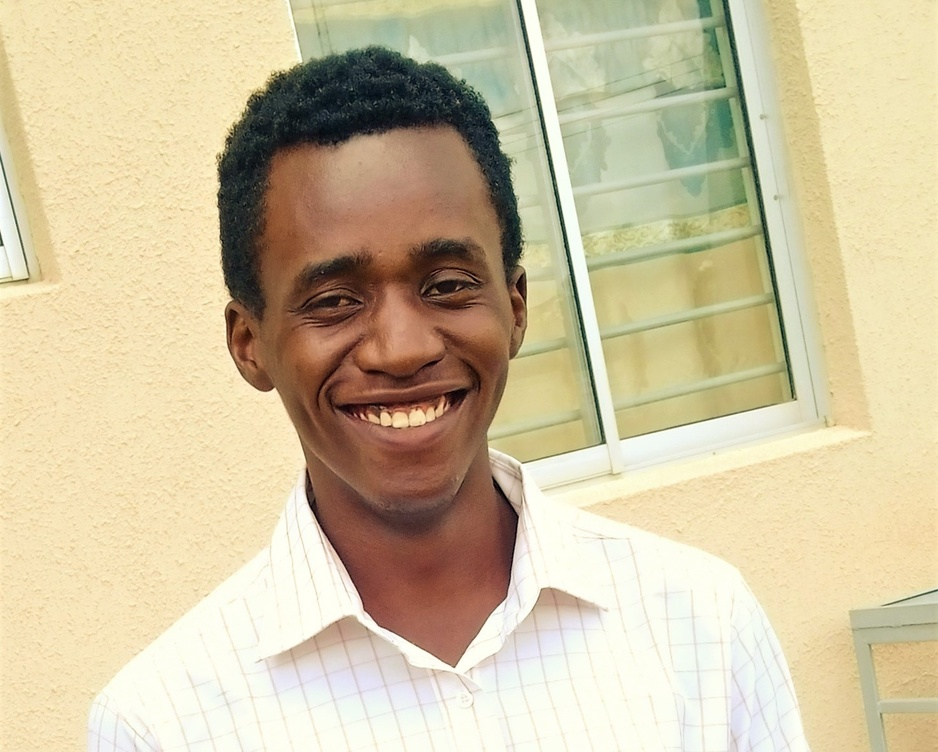
#> input picture Images/atsushi1.jpg, 938 x 752 px, shrunk from 1471 x 1179 before the run
$ jupyter execute Feature_detection.ipynb
#> lines starting #> are read from the running program, lines starting #| are printed output that depends on the picture
### Feature detection with SIFT

[cell 1]
#import the needed libararies
import cv2
import matplotlib.pyplot as plt

#Loading the images
First_image =  cv2.imread("Images/atsushi1.jpg")
#> First_image is the input picture: shape (752, 938, 3); mean B, G, R 161.1, 193.7, 206.8
Second_image = cv2.imread("Images/atsushi2.jpg")
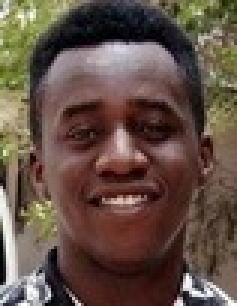
#> input picture Images/atsushi2.jpg, 79 x 102 px, shrunk from 124 x 160 before the run (shown 3 times larger)
#> Second_image is the input picture: shape (102, 79, 3); mean B, G, R 69.9, 80.2, 99.7

First_gray_image = cv2.cvtColor(First_image, cv2.COLOR_BGR2GRAY)
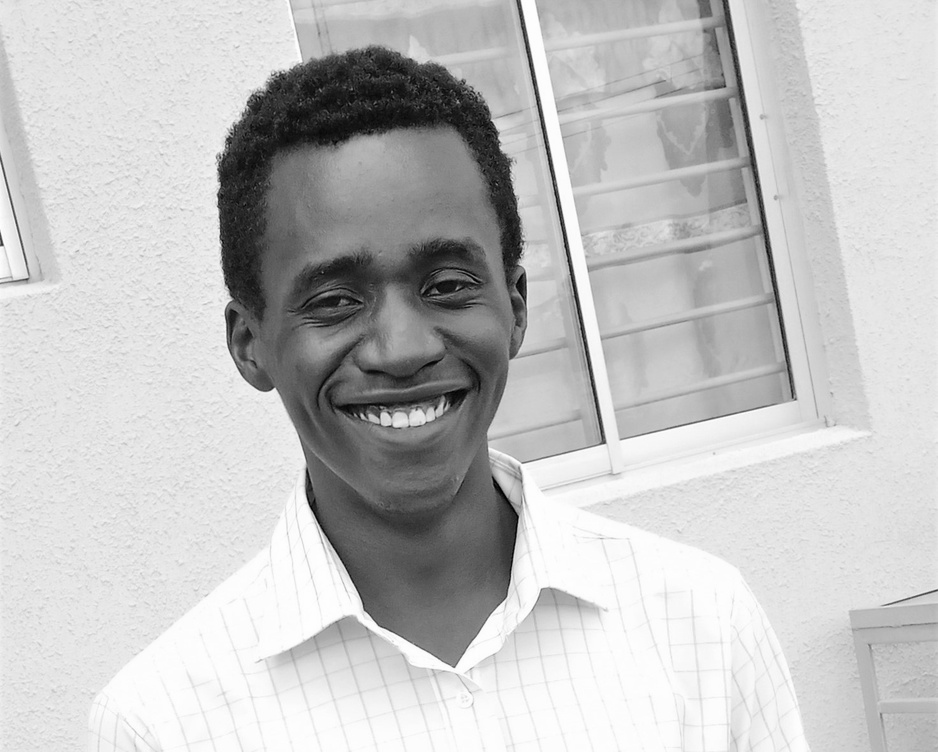
#> First_gray_image: shape (752, 938); min 1, max 254, mean 193.9
Second_gray_image = cv2.cvtColor(Second_image, cv2.COLOR_BGR2GRAY)
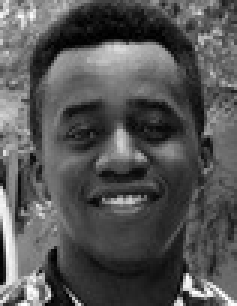
#> Second_gray_image: shape (102, 79) (shown 3 times larger); min 0, max 255, mean 84.9

sift = cv2.SIFT_create()
first_keypoints, _ = sift.detectAndCompute(First_gray_image, None)
#> first_keypoints = 678 keypoints; strongest (x, y, size): (424, 545, 125.2), (362, 416, 2.6), (580, 318, 3.4), (603, 441, 4.3)
second_keypoints, _ = sift.detectAndCompute(Second_gray_image, None)
#> second_keypoints = 94 keypoints; strongest (x, y, size): (65, 98, 1.9), (7, 99, 2), (66, 95, 2), (40, 48, 6)

first_sift_image = cv2.drawKeypoints(First_image, first_keypoints, None)
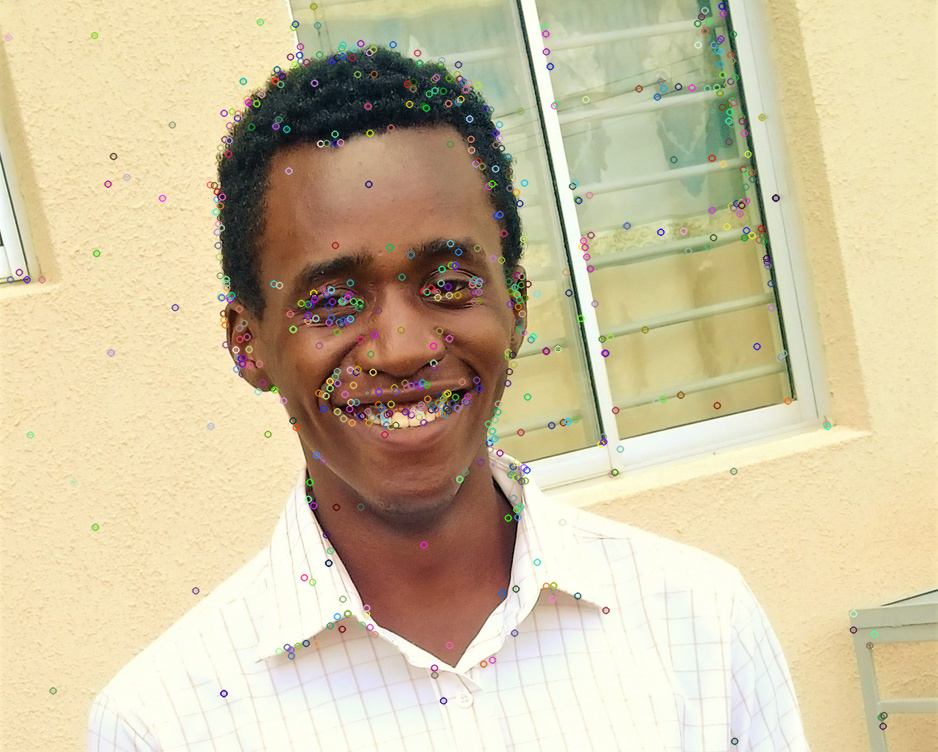
#> first_sift_image: shape (752, 938, 3); mean B, G, R 161.5, 193.6, 206.5
second_sift_image = cv2.drawKeypoints(Second_image, second_keypoints, None)
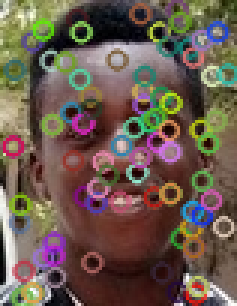
#> second_sift_image: shape (102, 79, 3) (shown 3 times larger); mean B, G, R 78.8, 90.6, 107.4


plt.figure(figsize=(10, 10))
plt.subplot(2,1,1)
plt.imshow(cv2.cvtColor(first_sift_image, cv2.COLOR_BGR2RGB))
plt.title("first image with sift keypoints")
plt.axis("off")
plt.show()

plt.figure(figsize=(10,10))
plt.subplot(2,1,2)
plt.imshow(cv2.cvtColor(second_sift_image, cv2.COLOR_BGR2RGB))
plt.title("second image with sift keypoints")
plt.axis("off")
plt.show()

[cell 2]
print(len(first_keypoints))
#| 678
print(len(second_keypoints))
#| 94

### Feature detection with SURF

[cell 3]
sift = cv2.SIFT_create()

# Detect keypoints and descriptors
first_keypoints = sift.detect(First_gray_image,None)
second_keypoints = sift.detect(Second_gray_image,None)

# Draw keypoints on the image
first_surf_image = cv2.drawKeypoints(First_gray_image,first_keypoints,First_image)
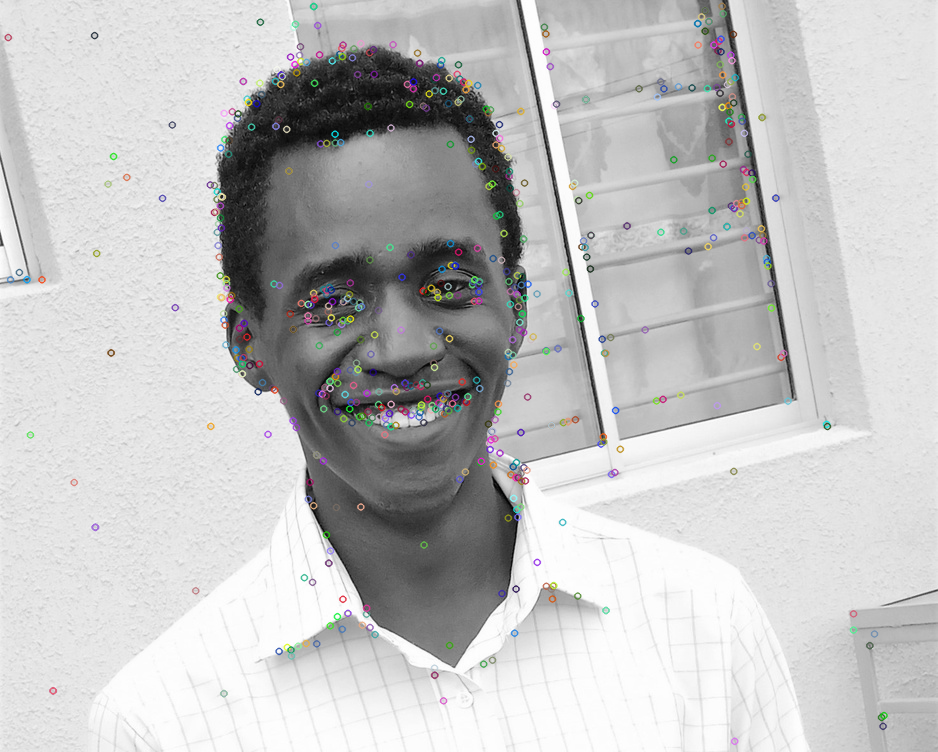
#> first_surf_image: shape (752, 938, 3); mean B, G, R 193.8, 193.8, 193.7
second_surf_image = cv2.drawKeypoints(Second_gray_image,second_keypoints,Second_image)
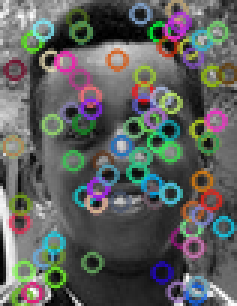
#> second_surf_image: shape (102, 79, 3) (shown 3 times larger); mean B, G, R 94.2, 96.9, 94.1

# Display the result using matplotlib
plt.figure(figsize=(10, 10))
plt.imshow(cv2.cvtColor(first_surf_image, cv2.COLOR_BGR2RGB))
plt.title('SURF Keypoints')
plt.axis("off")
plt.show()

plt.figure(figsize=(10, 10))
plt.imshow(cv2.cvtColor(second_surf_image, cv2.COLOR_BGR2RGB))
plt.title('SURF Keypoints')
plt.axis("off")
plt.show()

[cell 4]
print(len(first_keypoints))
#| 678
print(len(second_keypoints))
#| 94

### Feature detection with ORB

[cell 5]
# Creating the ORB detector object
orb = cv2.ORB_create()

# detect keypoints and descriptors
first_keypoints, _ = orb.detectAndCompute(First_gray_image, None)
#> first_keypoints = 500 keypoints; strongest (x, y, size): (274, 389, 31), (605, 442, 37.2), (275, 390, 37.2), (230, 299, 31)
second_keypoints, _ = orb.detectAndCompute(Second_gray_image, None)
#> second_keypoints = 28 keypoints; strongest (x, y, size): (40, 43, 31), (36, 67, 31), (46, 52, 31), (46, 66, 31)

# drawing keypoints on the images
first_orb_image = cv2.drawKeypoints(First_image, first_keypoints, None)
second_orb_image = cv2.drawKeypoints(Second_image, first_keypoints, None)

# Display the result using matplotlib
plt.figure(figsize=(10, 10))
plt.imshow(cv2.cvtColor(first_orb_image, cv2.COLOR_BGR2RGB))
plt.title('First Image with ORB Keypoints')
plt.axis('off')
plt.show()
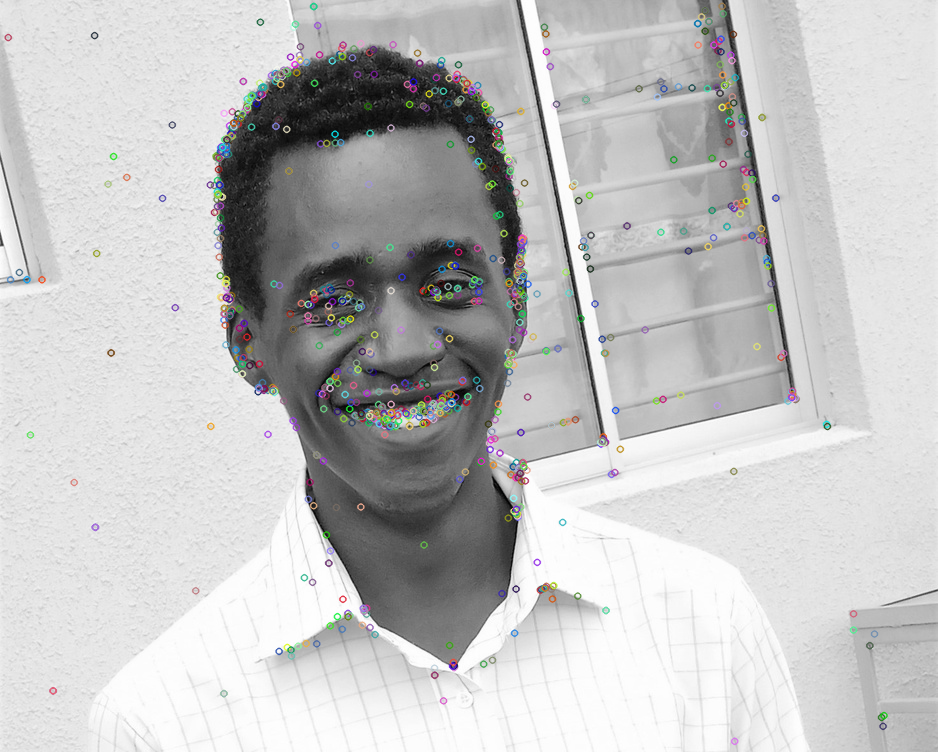
#> shown: shape (752, 938, 3); mean R, G, B 193.8, 193.7, 193.7

plt.figure(figsize=(10, 10))
plt.imshow(cv2.cvtColor(second_orb_image, cv2.COLOR_BGR2RGB))
plt.title('Second Image with ORB Keypoints')
plt.axis('off')
plt.show()

[cell 6]
print(len(first_keypoints))
#| 500
print(len(second_keypoints))
#| 28
